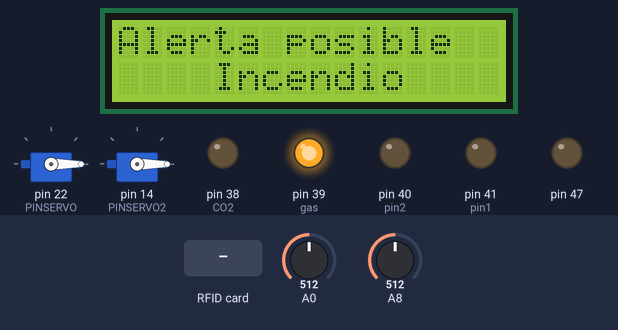
Recording of a sketch running on a simulated Arduino Mega 2560, built with avr-gcc and run on an emulated ATmega2560. Parts: 2 × servo, 16×2 character LCD, output pins drawn as LEDs (lit = HIGH). The inputs (shaded band) are chosen by the test bench; at power-on: A0 = 512, A8 = 512. Pins used as bus, display or sensor lines are not drawn; what the sketch prints to the serial monitor is not drawn.

Above: at 3.4 s.
3.5 s: RFID card 49 69 07 94 held to the reader
At 19.6 s:
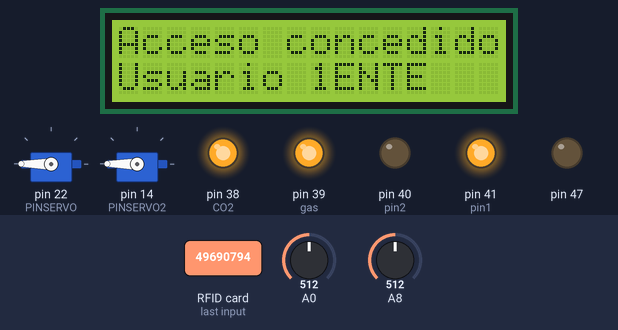
19.7 s: A0 set to 363
41.7 s: A0 set to 334
At 49.0 s:
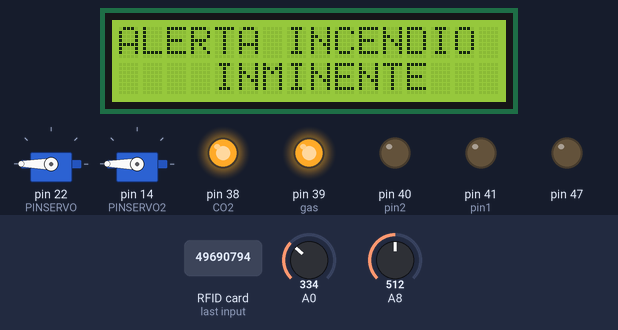
63.3 s: RFID card 5E 7A 19 C4 held to the reader
At 67.8 s:
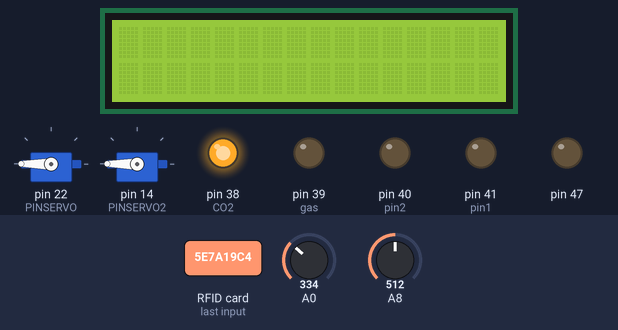
74.2 s: RFID card 23 72 5C 1B held to the reader
At 85.9 s:
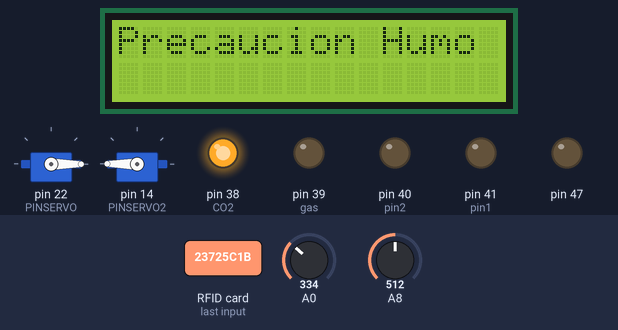
Timing chart, 0 to 89.3 s (numbered marks = the images above; inputs shaded):
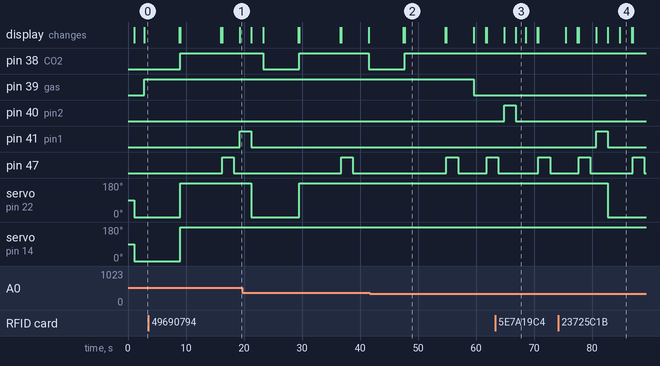

The sketch:

Arduino.ino
```cpp
#include <SPI.h>      // incluye libreria bus SPI
#include <MFRC522.h>      // incluye libreria especifica para MFRC522
#include <LiquidCrystal.h>
#include <Servo.h>      // incluye libreria de Servo


#define pin1 41
#define pin2 40
#define RST_PIN  9      // constante para referenciar pin de reset
#define SS_PIN 53       // constante para referenciar pin de slave select

Servo servo1;     // crea objeto
Servo servo2;     // crea objeto
LiquidCrystal lcd(12, 11, 5, 4, 3, 2);
MFRC522 mfrc522(SS_PIN, RST_PIN); // crea objeto mfrc522 enviando pines de slave select y reset

int d=0;
int s_analogica_mq135=0;
int CO2=38;
int gas=39;
int PINSERVO = 22;
int PINSERVO2 = 14;
int SENSOR;    // variable almacena valor leido de entrada analogica A0
float TEMPERATURA;  // valor de temperatura en grados centigrados
float SUMA;    // valor de la suma de las 5 lecturas de temperatura
byte LecturaUID[4];         // crea array para almacenar el UID leido
byte Usuario1[4]= {0x49 , 0x69 , 0x07 , 0x94} ;    // UID de tarjeta leido en programa 1
byte Usuario2[4]= {0x23 , 0x72 , 0x5C  , 0x1B} ;    // UID de llavero leido en programa 1
byte Usuario3[4]= {0xA9 , 0xD9 , 0xF7 , 0x97} ;    // UID de tarjeta leido en programa 1
byte Usuario4[4]= {0x13 , 0x47 , 0xF6 , 0x38} ;
String humo;// variable donde guarda el humo tring
String temp;//variable guarda temperatura en string

void setup() {
  Serial.begin(9600);     // inicializa comunicacion por monitor serie a 9600 bps
  pinMode(pin1, OUTPUT);
  pinMode(47,OUTPUT);
  pinMode(pin2, OUTPUT);
  pinMode(CO2,OUTPUT);
  pinMode(gas,OUTPUT);
  servo1.attach(PINSERVO);
  servo2.attach(PINSERVO2);
  SPI.begin();        // inicializa bus SPI
  digitalWrite(47,LOW);
  lcd.begin(16,2);
  lcd.clear();
  mfrc522.PCD_Init();     // inicializa modulo lector
  lcd.setCursor(5,0);
  lcd.print("Listo");
  delay(1000);
  lcd.clear();
  servo1.write(0);    // ubica el servo a 0 grados
  servo2.write(0);    // ubica el servo a 0 grados
}

void loop() {
/////////seguridad contra incendio
  s_analogica_mq135 = analogRead(0);
  humo= s_analogica_mq135;
  String a = "3 "+humo;
  Serial.println(a);
  delay(500);


//temperatura
  SUMA = 0;          // valor inicial de SUMA en cero

  for (int i=0; i < 5; i++){      // bucle que repite 5 veces
    SENSOR = analogRead(A8);      // lectura de entrada analogica A0
    TEMPERATURA = ((SENSOR * 5000.0) / 1023) / 10;// formula para convertir valor leido
            // de entrada A0 en grados centigrados
    SUMA = TEMPERATURA + SUMA;      // suma de cada lectura de temperatura
    delay(200);     // demora de medio seg. entre lecturas
  }
  temp = SUMA/5.0, 1;
  Serial.println("2 "+temp);      // imprime en monitor serial valor promedio de
           // las 5 lecturas de temperatura con un decimal


  //dioxido de carbono
  if(s_analogica_mq135<120)
  {

  digitalWrite(CO2,LOW);
  digitalWrite(gas,LOW);
  delay(50);

  }


 //dioxido de carbono
  if(s_analogica_mq135>=120 && s_analogica_mq135<=350)
  {
   delay(200);
  Serial.println("advertencia");
  lcd.setCursor(0,0);
  lcd.print("Precaucion Humo");
  digitalWrite(CO2,HIGH);
  digitalWrite(gas,LOW);
  delay(2000);
  lcd.clear();

  }


  //gas propano y butano
  if(s_analogica_mq135 >= 351)
  {
   delay(200);
  Serial.println("advertencia");
  lcd.setCursor(0,0);
  lcd.print("Alerta posible");
  lcd.setCursor(4,1);
  lcd.print("Incendio");
  digitalWrite(CO2,LOW);
  digitalWrite(gas,HIGH);
  delay(6000);
  lcd.clear();
  }

  //gas propsno y butano + temperatura alta

  if(s_analogica_mq135 >= 351 && TEMPERATURA >= 65)
  {
   delay(200);
  Serial.println("incendio");
  lcd.setCursor(0,0);
  lcd.print("ALERTA INCENDIO");
  lcd.setCursor(4,1);
  lcd.print("INMINENTE");
  servo1.write(180);    // ubica el servo a 180 grados
  digitalWrite(CO2,HIGH);
  digitalWrite(gas,HIGH);
  servo1.write(180);
  servo2 .write(180);
  delay(7000);
  lcd.clear();
  d=1;
  }

 if( d == 1 ){
  delay(200);
  Serial.println("incendio");
  lcd.setCursor(0,0);
  lcd.print("ALERTA INCENDIO");
  lcd.setCursor(4,1);
  lcd.print("INMINENTE");
  digitalWrite(47,HIGH);
  delay(2000);
  digitalWrite(47,LOW);
  delay(1000);
 }

  //////control de personal
  if ( ! mfrc522.PICC_IsNewCardPresent())   // si no hay una tarjeta presente
    return;           // retorna al loop esperando por una tarjeta

  if ( ! mfrc522.PICC_ReadCardSerial())     // si no puede obtener datos de la tarjeta
    return;           // retorna al loop esperando por otra tarjeta


    for (byte i = 0; i < mfrc522.uid.size; i++) { // bucle recorre de a un byte por vez el UID
      LecturaUID[i]=mfrc522.uid.uidByte[i];     // almacena en array el byte del UID leido
      }

             // imprime un espacio de tabulacion

     if(comparaUID(LecturaUID, Usuario1)){    // llama a funcion comparaUID con Usuario1
        digitalWrite(pin1,HIGH);
        lcd.setCursor(0,0);
        lcd.print("Acceso concedido");
        lcd.setCursor(0,1);
        lcd.print("Usuario 1");
        servo();
        digitalWrite(pin1,LOW);
        lcd.clear();
        delay(200);
        Serial.println("1 Alejandro");
        delay(200);
        }// si retorna verdadero muestra texto bienvenida
     else if(comparaUID(LecturaUID, Usuario2)){ // llama a funcion comparaUID con Usuario2
        digitalWrite(pin1,HIGH);
        lcd.setCursor(0,0);
        lcd.print("Acceso concedido");
        lcd.setCursor(0,1);
        lcd.print("Usuario 2");
        servo1.write(180);    // ubica el servo a 180 grados
        delay(2000);    // espera de 5 seg.
        lcd.clear();
        servo1.write(0);
        digitalWrite(pin1,LOW);
        delay(200);
        Serial.println("1 Brayan");
        delay(200);} // si retorna verdadero muestra texto bienvenida
     else if(comparaUID(LecturaUID, Usuario3)){    // llama a funcion comparaUID con Usuario1
        digitalWrite(pin1,HIGH);
        lcd.setCursor(0,0);
        lcd.print("Acceso concedido");
        lcd.setCursor(0,1);
        lcd.print("Usuario 3");
        servo1.write(180);    // ubica el servo a 180 grados
        delay(2000);      // espera de 5 seg.
        digitalWrite(pin1,LOW);
        servo1.write(0);
        lcd.clear();
        delay(200);
        Serial.println("1 Fabián");
        delay(200);}// si retorna verdadero muestra texto bienvenida
     else if(comparaUID(LecturaUID, Usuario4)){ // llama a funcion comparaUID con Usuario2
        digitalWrite(pin1,HIGH);
        lcd.setCursor(0,0);
        lcd.print("Acceso concedido");
        lcd.setCursor(0,1);
        lcd.print("Usuario 4");
        servo1.write(180);    // ubica el servo a 180 grados
        delay(2000);    // espera de 5 seg.
        digitalWrite(pin1,LOW);
        servo1.write(0);
        lcd.clear();
        delay(200);
        Serial.println("1 Rubiano");
        delay(200);} // si retorna verdadero muestra texto bienvenida
      else {          // si retorna falso
        digitalWrite(pin2,HIGH);
        lcd.setCursor(0,0);
        lcd.print("Acceso Denegado");
        lcd.setCursor(0,1);
        lcd.print("              ");
        delay(2000);
        digitalWrite(pin2,LOW);
        lcd.clear();
        Serial.println("No te conozco");}    // muestra texto equivalente a acceso denegado


      mfrc522.PICC_HaltA();     // detiene comunicacion con tarjeta


}

void servo()
{
  servo1.write(180);    // ubica el servo a 180 grados
  delay(2000);
  servo1.write(0);
  }

boolean comparaUID(byte lectura[],byte usuario[]) // funcion comparaUID
{
  for (byte i=0; i < mfrc522.uid.size; i++){    // bucle recorre de a un byte por vez el UID
  if(lectura[i] != usuario[i])        // si byte de UID leido es distinto a usuario
    return(false);          // retorna falso
  }
  return(true);           // si los 4 bytes coinciden retorna verdadero
}
```

Measured:
- the behaviour switches between 351 and 350 on A0 (found by bisection; images 1 and 2)
- after the input at 3.5 s, pin 41 (pin1): LOW → HIGH after 15.7 s; the display: first differs from a run without the input after 15.7 s (image 1)
- after the input at 41.7 s, pin 38 (CO2): goes on until 47.7 s, then stays HIGH; pin 39 (gas): HIGH → LOW after 17.9 s
- after the input at 63.3 s, pin 40 (pin2): LOW → HIGH after 1.5 s, → LOW 2.0 s later; the display: first changes after 1.5 s (image 3 shows a later state)
- after the input at 74.2 s, pin 41 (pin1): LOW → HIGH after 6.5 s, → LOW 2.0 s later; pin 47: LOW → HIGH after 12.8 s, → LOW 2.0 s later; servo on pin 22 (PINSERVO): 180° → 0° after 8.5 s; the display: first differs from a run without the input after 6.5 s (image 4 shows a later state)
- what the display in image 2 shows lasts 7.0 s, from 47.7 s to 54.7 s
- what the display in image 3 shows lasts 1.8 s, from 66.8 s to 68.6 s
